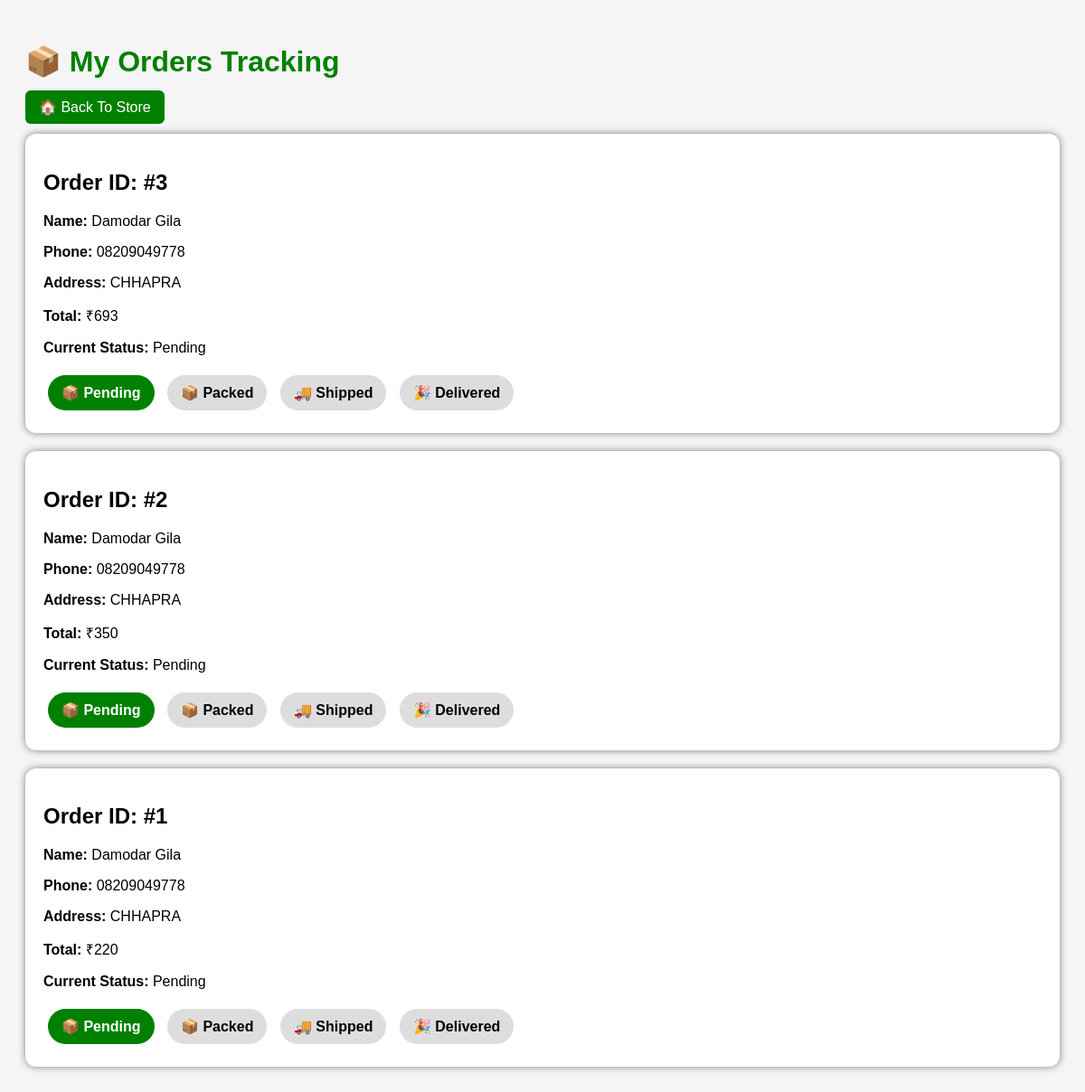
/my_orders (signed in), run on the app's committed database.
### tables this page shows
CREATE TABLE orders(
    id INTEGER PRIMARY KEY AUTOINCREMENT,
    customer_name TEXT,
    phone TEXT,
    address TEXT,
    total INTEGER
, payment_method TEXT DEFAULT 'COD', payment_status TEXT DEFAULT 'Pending', gst_amount INTEGER DEFAULT 0, status TEXT DEFAULT 'Pending');

### app_backup.py (the view)
@app.route("/my_orders")
def my_orders():
    if "user" not in session:
        return redirect("/customer_login")
    conn = get_db()
    cursor = conn.cursor()
    cursor.execute("SELECT * FROM orders ORDER BY id DESC")
    orders = cursor.fetchall()
    conn.close()
    return render_template("my_orders.html", orders=orders)

### app_backup.py (called while the page is built)
def get_db():
    return sqlite3.connect("grocery.db")

### templates/my_orders.html (shortened to what this page needs)
<!DOCTYPE html>
<html>
<head>
</head>
<body>
<h1>📦 My Orders Tracking</h1>
<a class="btn" href="/">🏠 Back To Store</a>
{% for order in orders %}
<div class="order">
<h2>Order ID: #{{ order[0] }}</h2>
<p><b>Name:</b> {{ order[1] }}</p>
<p><b>Phone:</b> {{ order[2] }}</p>
<p><b>Address:</b> {{ order[3] }}</p>
<p><b>Total:</b> ₹{{ order[4] }}</p>
{% if order|length > 8 %}
<p><b>Current Status:</b> {{ order[8] }}</p>
<div>
<span class="step {% if order[8] == 'Pending' or order[8] == 'Packed' or order[8] == 'Shipped' or order[8] == 'Delivered' %}active{% endif %}">
📦 Pending
</span>
<span class="step {% if order[8] == 'Packed' or order[8] == 'Shipped' or order[8] == 'Delivered' %}active{% endif %}">
📦 Packed
</span>
<span class="step {% if order[8] == 'Shipped' or order[8] == 'Delivered' %}active{% endif %}">
🚚 Shipped
</span>
<span class="step {% if order[8] == 'Delivered' %}active{% endif %}">
🎉 Delivered
</span>
</div>
{% else %}
<p><b>Current Status:</b> Pending</p>
{% endif %}
</div>
{% endfor %}
</body>
</html>

### templates/my_orders.html (style rules this page uses)
body { font-family:Arial;background:#f5f5f5;padding:20px; }
h1 { color:green; }
.order { background:white; padding:20px; margin:20px 0; border-radius:12px; box-shadow:0 0 8px gray; }
.step { display:inline-block; padding:10px 15px; margin:5px; border-radius:20px; background:#ddd; color:black; font-weight:bold; }
.active { background:green; color:white; }
.btn { background:green; color:white; padding:10px 15px; text-decoration:none; border-radius:6px; }

### data on the page
orders: id "3", customer_name "Damodar Gila", phone "08209049778", address "CHHAPRA", total "693", status "Pending"
orders: id "2", customer_name "Damodar Gila", phone "08209049778", address "CHHAPRA", total "350", status "Pending"
orders: id "1", customer_name "Damodar Gila", phone "08209049778", address "CHHAPRA", total "220", status "Pending"
